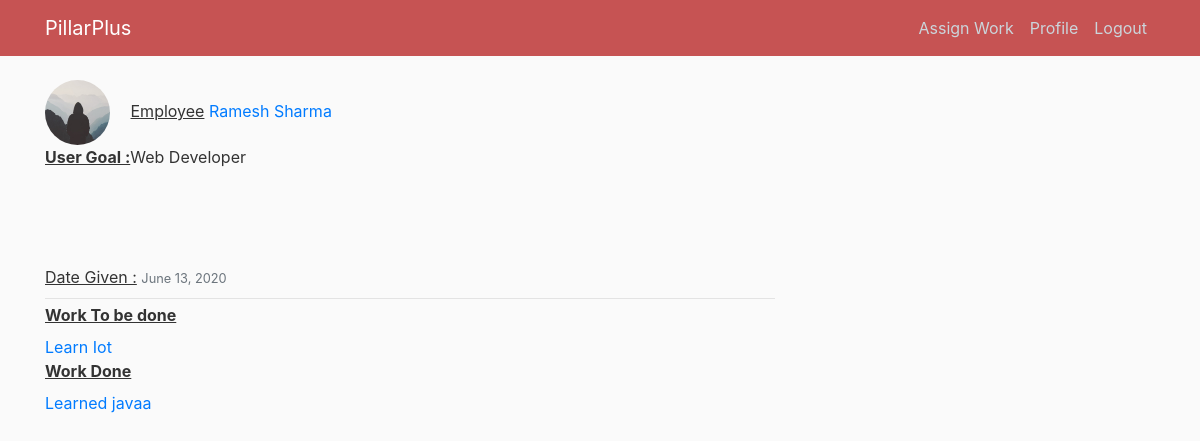
The app's page /hom (signed in) with its own data.
### blog/models.py (models this page shows, shortened)
class Post(models.Model):
    assigned_employee = models.ForeignKey(User, on_delete=models.CASCADE)
    work_today = models.CharField(max_length=500)
    work_done = models.TextField(max_length=500,null=True,blank=True)
    date_posted = models.DateTimeField(default=timezone.now)

### users/models.py (models this page shows, shortened)
class Profile(models.Model):
    user = models.OneToOneField(User, on_delete=models.CASCADE)
    image = models.ImageField(default='default.jpg', upload_to='profile_pics')
    goal=models.CharField(max_length=1000)

### blog/views.py (the view)
# urls.py: path('hom',views.UserPost.as_view(),name="hom"),
class UserPost(LoginRequiredMixin,ListView):
    model = Post
    template_name = 'blog/user_post.html'  # <app>/<model>_<viewtype>.html
    context_object_name = 'posts'
    paginate_by = 5
    def get_queryset(self):
        print(self.request.user)
        print(Post.objects.all())
        user = get_object_or_404(User, username=self.request.user)
        return Post.objects.filter(assigned_employee__username=user).order_by('-date_posted')

### blog/templates/blog/user_post.html (shortened to what this page needs)
{% extends "blog/base.html" %}
{% block content %}
 <img class="rounded-circle article-img" src="{{ posts.first.assigned_employee.profile.image.url }}">
            <label for="formGroupExampleInput2"><u>Employee</u></label>
              <a class="mr-2" href="{% url 'user-posts' posts.first.assigned_employee.username %}">{{ posts.first.assigned_employee.get_full_name }}</a>
                           <p>  <label for="formGroupExampleInput2"><u><b>User Goal :</b></u>{{ posts.first.assigned_employee.profile.goal }}</label></P
    {% for post in posts %}
                <article class="media content-section">
                 <br>
                 <br>
                 <br>
                    <div class="media-body">
            <div class="article-metadata">
          <label for="formGroupExampleInput2"><u>Date Given :</u></label>
              <small class="text-muted">{{ post.date_posted|date:"F d, Y" }}</small>
            </div>
            <label for="formGroupExampleInput2"><u><b>Work To be done </u></b></label><br>
            <a class="article-content" href="{% url 'post-detail' post.id %}">{{ post.work_today }}</a><br>
                           <label for="formGroupExampleInput2"><u><b>Work Done</u></b></label><br>
            <p class="article-content"><a class="article-content" href="{% url 'post-detail' post.id %}">{{ post.work_done }} </a></p>
          </div>
    {% endfor %}
{% endblock content %}

### blog/static/blog/main.css (style rules this page uses)
body { background: #fafafa; color: #333333; margin-top: 5rem; }
.article-content { white-space: pre-line; }
.article-img { height: 65px; width: 65px; margin-right: 16px; }
.article-metadata { padding-bottom: 1px; margin-bottom: 4px; border-bottom: 1px solid #e3e3e3 }

### records on screen
Post: first.assigned_employee.profile.image (placeholder picture), first.assigned_employee.get_full_name "Ramesh Sharma", first.assigned_employee.profile.goal "Web Developer", date_posted "June 13, 2020", work_today "Learn Iot", work_done "Learned javaa"
